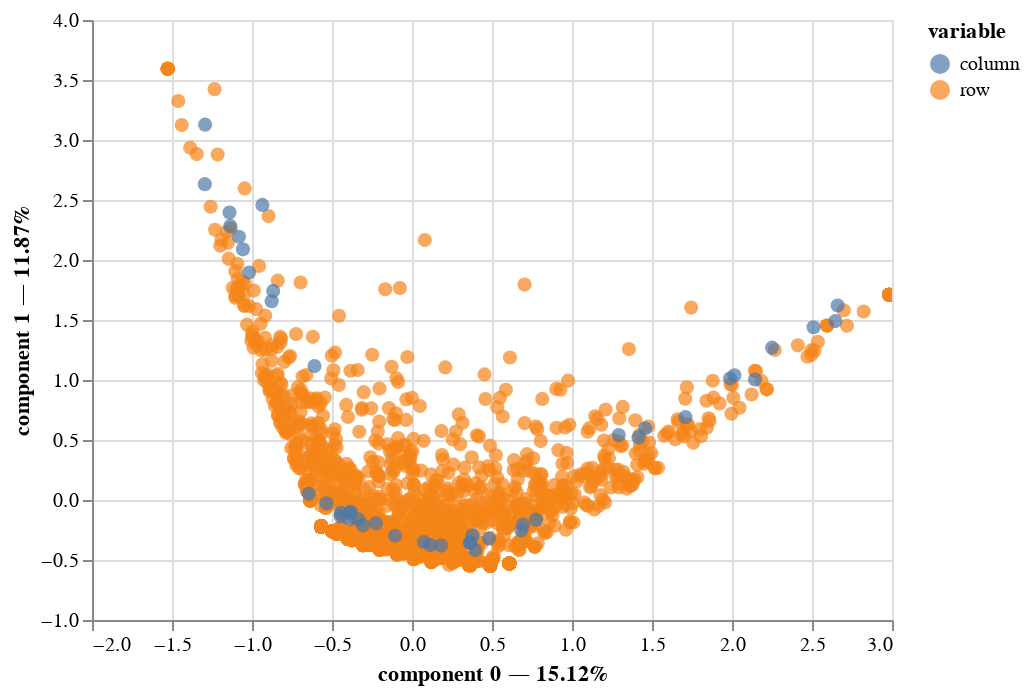

The notebook cell saved with this chart:
### Code cell
# Application de l'ACM
acm_ItemsA0 = prince.MCA(n_components = 2)

acm_ItemsA0 = acm_ItemsA0.fit(data_final[ItemsA0])

ax = acm_ItemsA0.plot(X=data_final[ItemsA0])
ax

### Figure 1 — Vega-Lite specification as saved in the notebook (floating-point values rounded to 4 significant figures; data arrays with more than 128 entries replaced by an {"elided": "..."} marker saying what was removed)
{"config": {"view": {"continuousWidth": 400, "continuousHeight": 300}}, "data": {"name": "data-270bc73a998500cfd57aad3894e7e110"}, "mark": {"type": "circle", "size": 50}, "encoding": {"color": {"field": "variable", "type": "nominal"}, "tooltip": [{"field": "variable", "type": "nominal"}, {"field": "value", "type": "nominal"}, {"field": "component 0", "type": "quantitative"}, {"field": "component 1", "type": "quantitative"}], "x": {"axis": {"title": "component 0 — 15.12%"}, "field": "component 0", "scale": {"zero": false}, "type": "quantitative"}, "y": {"axis": {"title": "component 1 — 11.87%"}, "field": "component 1", "scale": {"zero": false}, "type": "quantitative"}}, "selection": {"selector001": {"type": "interval", "bind": "scales", "encodings": ["x", "y"]}}, "$schema": "https://vega.github.io/schema/vega-lite/v4.17.0.json", "datasets": {"data-270bc73a998500cfd57aad3894e7e110": {"elided": "2044 records"}}}
